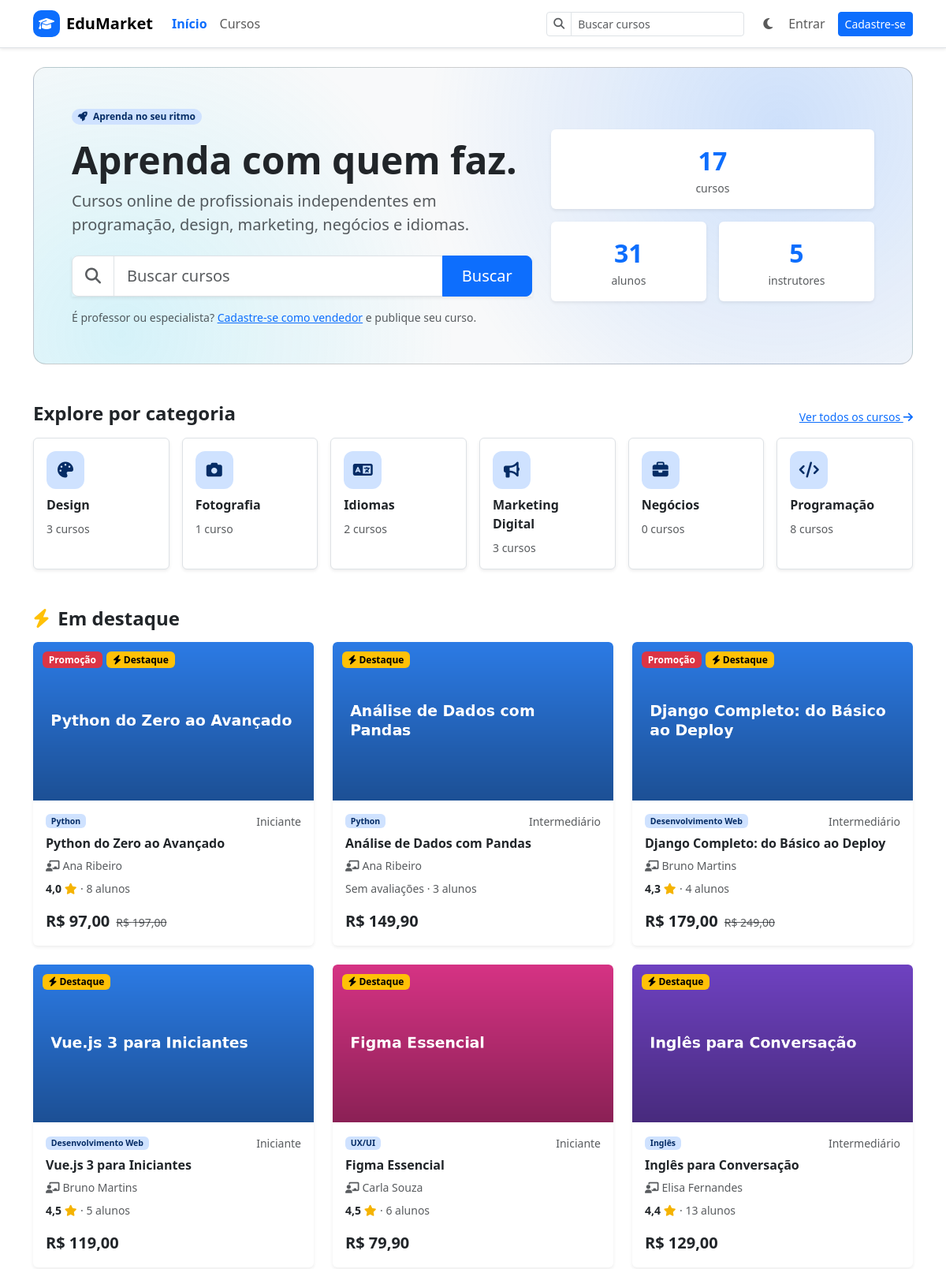
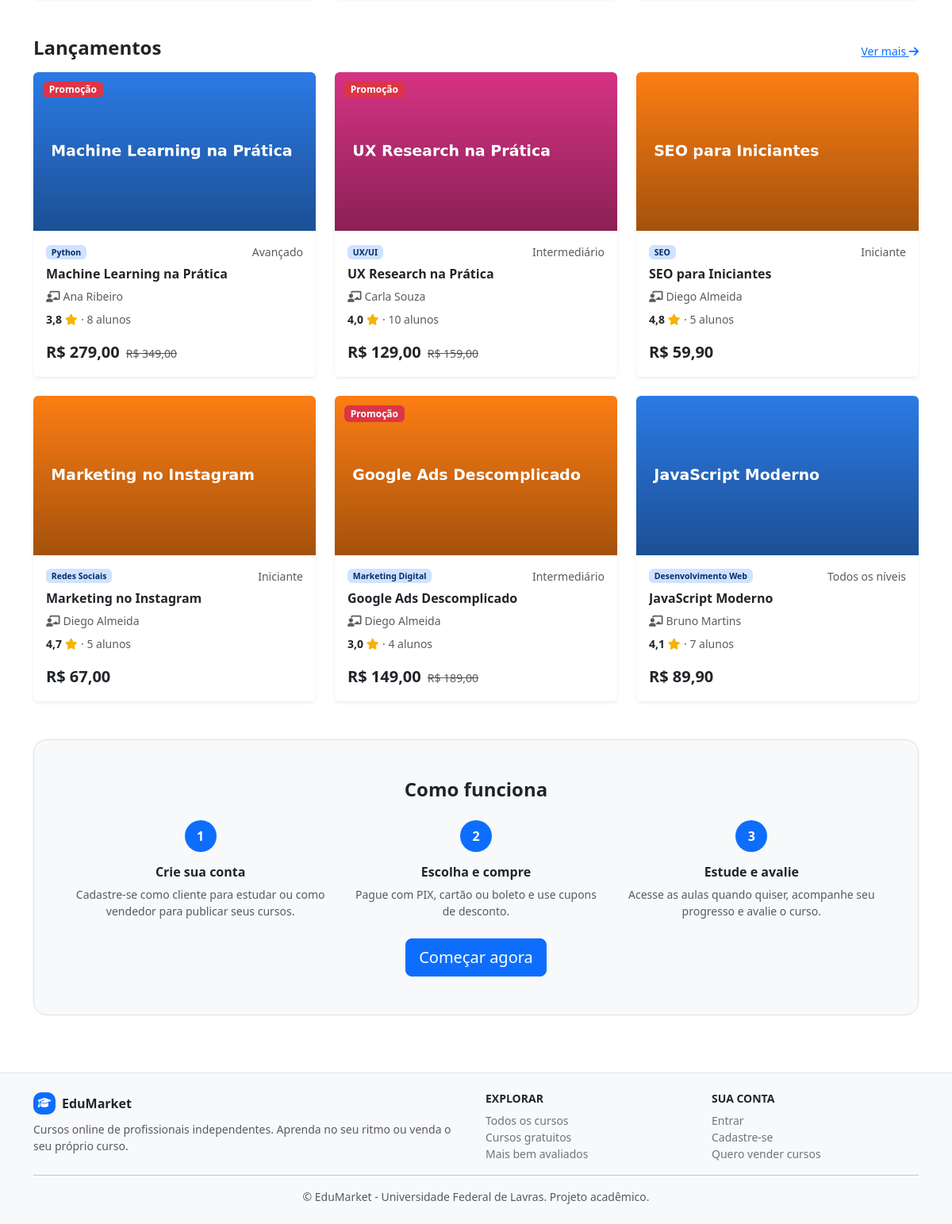
The page / on the database its author committed (2 pictures, top to bottom).
### cursos/models.py (models this page shows, shortened)
class Categoria(models.Model):
    nome = models.CharField(max_length=100, unique=True)
    slug = models.SlugField(max_length=120, unique=True, blank=True)
    descricao = models.TextField("descrição", blank=True)
    icone = models.CharField(max_length=50, blank=True,
                             help_text="Classe do Font Awesome. Ex.: fas fa-code")
    categoria_pai = models.ForeignKey("self", on_delete=models.SET_NULL, null=True, blank=True,
                                      related_name="subcategorias", verbose_name="categoria pai")
    ativa = models.BooleanField(default=True)
    class Meta:
        verbose_name = "categoria"
        verbose_name_plural = "categorias"
        ordering = ["nome"]

class Curso(models.Model):
    class Nivel(models.TextChoices):
        INICIANTE = "INICIANTE", "Iniciante"
        INTERMEDIARIO = "INTERMEDIARIO", "Intermediário"
        AVANCADO = "AVANCADO", "Avançado"
        TODOS = "TODOS", "Todos os níveis"
    class Idioma(models.TextChoices):
        PORTUGUES = "PT", "Português"
        INGLES = "EN", "Inglês"
        ESPANHOL = "ES", "Espanhol"
    class Status(models.TextChoices):
        RASCUNHO = "RASCUNHO", "Rascunho"
        EM_REVISAO = "EM_REVISAO", "Em revisão"
        PUBLICADO = "PUBLICADO", "Publicado"
        ARQUIVADO = "ARQUIVADO", "Arquivado"
    titulo = models.CharField("título", max_length=200)
    slug = models.SlugField(max_length=220, unique=True, blank=True)
    subtitulo = models.CharField("subtítulo", max_length=255, blank=True)
    descricao = models.TextField("descrição")
    objetivos = models.TextField("o que o aluno vai aprender", blank=True)
    requisitos = models.TextField(blank=True)
    vendedor = models.ForeignKey(User, on_delete=models.PROTECT, related_name="cursos_vendidos",
                                 limit_choices_to={"perfil__tipo": "VENDEDOR"})
    categoria = models.ForeignKey(Categoria, on_delete=models.PROTECT, related_name="cursos")
    tags = models.ManyToManyField(Tag, blank=True, related_name="cursos")
    nivel = models.CharField("nível", max_length=15, choices=Nivel.choices, default=Nivel.INICIANTE)
    idioma = models.CharField(max_length=2, choices=Idioma.choices, default=Idioma.PORTUGUES)
    preco = models.DecimalField("preço", max_digits=8, decimal_places=2,
                                validators=[MinValueValidator(Decimal("0.00"))])
    preco_promocional = models.DecimalField("preço promocional", max_digits=8, decimal_places=2,
                                            null=True, blank=True,
                                            validators=[MinValueValidator(Decimal("0.00"))])
    imagem = models.ImageField("imagem de capa", upload_to="cursos/", default="cursos/capa_padrao.png")
    video_apresentacao = models.URLField("vídeo de apresentação", blank=True)
    status = models.CharField(max_length=12, choices=Status.choices, default=Status.RASCUNHO)
    destaque = models.BooleanField(default=False, help_text="Exibir na página inicial.")
    emite_certificado = models.BooleanField("emite certificado", default=True)
    criado_em = models.DateTimeField(auto_now_add=True)
    atualizado_em = models.DateTimeField(auto_now=True)
    publicado_em = models.DateTimeField(null=True, blank=True)
    class Meta:
        verbose_name = "curso"
        verbose_name_plural = "cursos"
        ordering = ["-criado_em"]
    @property
    def preco_atual(self):
        if self.preco_promocional is not None:
            return self.preco_promocional
        return self.preco
    @property
    def em_promocao(self):
        return self.preco_promocional is not None
    @property
    def gratuito(self):
        return self.preco_atual == 0

### cursos/views.py (the view)
# urls.py: path('', PrincipalView.as_view(), name='principal'),
class PrincipalView(TemplateView):
    template_name = "principal.html"
    def get_context_data(self, **kwargs):
        context = super().get_context_data(**kwargs)
        destaques = list(cursos_publicados().filter(destaque=True)[:6])
        context["destaques"] = destaques
        context["recentes"] = (cursos_publicados().exclude(pk__in=[c.pk for c in destaques])
                               .order_by("-publicado_em")[:6])
        categorias = list(Categoria.objects.filter(ativa=True, categoria_pai__isnull=True))
        for categoria in categorias:
            categoria.qtd_cursos = Curso.objects.filter(
                Q(categoria=categoria) | Q(categoria__categoria_pai=categoria),
                status=Curso.Status.PUBLICADO).count()
        context["categorias"] = categorias
        publicados = Curso.objects.filter(status=Curso.Status.PUBLICADO)
        context["estatisticas"] = {
            "cursos": publicados.count(),
            "alunos": Matricula.objects.filter(ativa=True).values("aluno").distinct().count(),
            "vendedores": publicados.values("vendedor").distinct().count(),
        }
        return context

### cursos/templates/principal.html (shortened to what this page needs)
{% extends "base.html" %}
{% block conteudo %}
    <section class="hero rounded-4 p-4 p-md-5 mb-5">
        <div class="row align-items-center g-4">
            <div class="col-lg-7">
                <span class="badge rounded-pill bg-primary-subtle text-primary-emphasis mb-3"><i class="fas fa-rocket me-1"></i> Aprenda no seu ritmo</span>
                <h1 class="display-5 fw-bold">Aprenda com quem faz.</h1>
                <p class="lead text-body-secondary">Cursos online de profissionais independentes em programação, design, marketing, negócios e idiomas.</p>
                <form class="busca-hero mt-4" action="{% url 'cursos' %}" method="get" role="search">
                    <div class="input-group input-group-lg shadow-sm">
                        <span class="input-group-text bg-body d-none d-sm-flex"><i class="fas fa-search text-body-secondary"></i></span>
                        <input class="form-control" type="search" name="q" placeholder="Buscar cursos" aria-label="Buscar cursos">
                        <button class="btn btn-primary px-4" type="submit">Buscar</button>
                    </div>
                </form>
                {% if not user.is_authenticated %}
                    <p class="small text-body-secondary mt-3 mb-0">É professor ou especialista? <a href="{% url 'cadastro' %}">Cadastre-se como vendedor</a> e publique seu curso.</p>
                {% endif %}
            </div>
            <div class="col-lg-5">
                <div class="row g-3 text-center">
                    <div class="col-4 col-lg-12">
                        <div class="card border-0 shadow-sm h-100"><div class="card-body px-2 py-3">
                            <div class="fs-2 fw-bold text-primary">{{ estatisticas.cursos }}</div>
                            <div class="small text-body-secondary">cursos</div>
                        </div></div>
                    </div>
                    <div class="col-4 col-lg-6">
                        <div class="card border-0 shadow-sm h-100"><div class="card-body px-2 py-3">
                            <div class="fs-2 fw-bold text-primary">{{ estatisticas.alunos }}</div>
                            <div class="small text-body-secondary">alunos</div>
                        </div></div>
                    </div>
                    <div class="col-4 col-lg-6">
                        <div class="card border-0 shadow-sm h-100"><div class="card-body px-2 py-3">
                            <div class="fs-2 fw-bold text-primary">{{ estatisticas.vendedores }}</div>
                            <div class="small text-body-secondary">instrutores</div>
                        </div></div>
                    </div>
                </div>
            </div>
        </div>
    </section>
    <section class="mb-5">
        <div class="d-flex justify-content-between align-items-end mb-3">
            <h2 class="h4 fw-bold mb-0">Explore por categoria</h2>
            <a href="{% url 'cursos' %}" class="small">Ver todos os cursos <i class="fas fa-arrow-right"></i></a>
        </div>
        <div class="row row-cols-2 row-cols-md-3 row-cols-xl-6 g-3">
            {% for categoria in categorias %}
                <div class="col">
                    <a href="{% url 'cursos' %}?categoria={{ categoria.slug }}" class="card card-categoria h-100 text-decoration-none border shadow-sm">
                        <div class="card-body d-flex flex-column align-items-start gap-2">
                            <span class="icone-circulo"><i class="{{ categoria.icone|default:'fas fa-book' }}"></i></span>
                            <span class="fw-semibold text-body">{{ categoria.nome }}</span>
                            <span class="small text-body-secondary">{{ categoria.qtd_cursos }} curso{{ categoria.qtd_cursos|pluralize }}</span>
                        </div>
                    </a>
                </div>
            {% endfor %}
        </div>
    </section>
    {% if destaques %}
        <section class="mb-5">
            <h2 class="h4 fw-bold mb-3"><i class="fas fa-bolt text-warning me-1"></i> Em destaque</h2>
            <div class="row g-4">
                {% for curso in destaques %}{% include "_card_curso.html" %}{% endfor %}
            </div>
        </section>
    {% endif %}
    <section class="mb-5">
        <div class="d-flex justify-content-between align-items-end mb-3">
            <h2 class="h4 fw-bold mb-0">Lançamentos</h2>
            <a href="{% url 'cursos' %}?ordem=recentes" class="small">Ver mais <i class="fas fa-arrow-right"></i></a>
        </div>
        <div class="row g-4">
            {% for curso in recentes %}
                {% include "_card_curso.html" %}
            {% empty %}
                <div class="col-12"><div class="estado-vazio text-center p-5 text-body-secondary">Nenhum curso publicado ainda.</div></div>
            {% endfor %}
        </div>
    </section>
    <section class="bg-body-tertiary border rounded-4 p-4 p-md-5">
        <h2 class="h4 fw-bold text-center mb-4">Como funciona</h2>
        <div class="row g-4 text-center">
            <div class="col-md-4">
                <span class="passo-numero mb-3">1</span>
                <h3 class="h6 fw-bold">Crie sua conta</h3>
                <p class="small text-body-secondary mb-0">Cadastre-se como cliente para estudar ou como vendedor para publicar seus cursos.</p>
            </div>
            <div class="col-md-4">
                <span class="passo-numero mb-3">2</span>
                <h3 class="h6 fw-bold">Escolha e compre</h3>
                <p class="small text-body-secondary mb-0">Pague com PIX, cartão ou boleto e use cupons de desconto.</p>
            </div>
            <div class="col-md-4">
                <span class="passo-numero mb-3">3</span>
                <h3 class="h6 fw-bold">Estude e avalie</h3>
                <p class="small text-body-secondary mb-0">Acesse as aulas quando quiser, acompanhe seu progresso e avalie o curso.</p>
            </div>
        </div>
        {% if not user.is_authenticated %}
            <div class="text-center mt-4">
                <a href="{% url 'cadastro' %}" class="btn btn-primary btn-lg">Começar agora</a>
            </div>
        {% endif %}
    </section>
{% endblock %}

### cursos/templates/_card_curso.html (shortened to what this page needs)
<div class="col-sm-6 col-lg-4 {% if colunas_xl %}col-xl-3{% endif %}">
    <article class="card h-100 card-curso border-0 shadow-sm overflow-hidden">
        <div class="position-relative">
            <img src="{{ curso.imagem.url }}" class="card-img-top" alt="Capa do curso {{ curso.titulo }}" loading="lazy">
            <div class="selos">
                {% if curso.gratuito %}<span class="badge text-bg-success">Gratuito</span>
                {% elif curso.em_promocao %}<span class="badge text-bg-danger">Promoção</span>{% endif %}
                {% if curso.destaque %}<span class="badge text-bg-warning"><i class="fas fa-bolt"></i> Destaque</span>{% endif %}
            </div>
        </div>
        <div class="card-body d-flex flex-column">
            <div class="d-flex flex-wrap justify-content-between align-items-center gap-1 mb-2 small">
                <span class="badge bg-primary-subtle text-primary-emphasis">{{ curso.categoria.nome }}</span>
                <span class="text-body-secondary text-nowrap">{{ curso.get_nivel_display }}</span>
            </div>
            <h3 class="card-title h6 fw-semibold">
                <a href="{% url 'curso_detalhes' curso.slug %}" class="stretched-link text-body text-decoration-none">{{ curso.titulo }}</a>
            </h3>
            <p class="card-text small text-body-secondary mb-2">
                <i class="fas fa-chalkboard-teacher me-1"></i>{{ curso.vendedor.get_full_name|default:curso.vendedor.username }}
            </p>
            <div class="small mb-3">
                {% if curso.media_nota %}
                    <b>{{ curso.media_nota|floatformat:1 }}</b> <span class="estrelas"><i class="fas fa-star"></i></span>
                {% else %}
                    <span class="text-body-secondary">Sem avaliações</span>
                {% endif %}
                <span class="text-body-secondary">· {{ curso.n_alunos }} aluno{{ curso.n_alunos|pluralize }}</span>
            </div>
            <div class="mt-auto d-flex align-items-baseline gap-2">
                {% if curso.gratuito %}
                    <span class="fs-5 fw-bold text-success">Gratuito</span>
                {% else %}
                    <span class="fs-5 fw-bold">R$ {{ curso.preco_atual }}</span>
                    {% if curso.em_promocao %}<s class="small text-body-secondary">R$ {{ curso.preco }}</s>{% endif %}
                {% endif %}
            </div>
        </div>
    </article>
</div>

### rows shown on the page
Categoria: nome "Design", qtd_cursos "3"
Categoria: nome "Fotografia", qtd_cursos "1"
Categoria: nome "Idiomas", qtd_cursos "2"
Categoria: nome "Marketing Digital", qtd_cursos "3"
Categoria: nome "Negócios", qtd_cursos "0"
Categoria: nome "Programação", qtd_cursos "8"
Curso: imagem (picture), shows "Promoção", destaque True (drawn), categoria.nome "Python", nivel "Iniciante", titulo "Python do Zero ao Avançado", vendedor.get_full_name "Ana Ribeiro", media_nota "4,0", n_alunos "8", preco_atual "97,00", preco "197,00"
Curso: imagem (picture), destaque True (drawn), categoria.nome "Python", nivel "Intermediário", titulo "Análise de Dados com Pandas", vendedor.get_full_name "Ana Ribeiro", shows "Sem avaliações", n_alunos "3", preco_atual "149,90"
Curso: imagem (picture), shows "Promoção", destaque True (drawn), categoria.nome "Desenvolvimento Web", nivel "Intermediário", titulo "Django Completo: do Básico ao Deploy", vendedor.get_full_name "Bruno Martins", media_nota "4,3", n_alunos "4", preco_atual "179,00", preco "249,00"
Curso: imagem (picture), destaque True (drawn), categoria.nome "Desenvolvimento Web", nivel "Iniciante", titulo "Vue.js 3 para Iniciantes", vendedor.get_full_name "Bruno Martins", media_nota "4,5", n_alunos "5", preco_atual "119,00"
Curso: imagem (picture), destaque True (drawn), categoria.nome "UX/UI", nivel "Iniciante", titulo "Figma Essencial", vendedor.get_full_name "Carla Souza", media_nota "4,5", n_alunos "6", preco_atual "79,90"
Curso: imagem (picture), destaque True (drawn), categoria.nome "Inglês", nivel "Intermediário", titulo "Inglês para Conversação", vendedor.get_full_name "Elisa Fernandes", media_nota "4,4", n_alunos "13", preco_atual "129,00"
Curso: imagem (picture), shows "Promoção", categoria.nome "Python", nivel "Avançado", titulo "Machine Learning na Prática", vendedor.get_full_name "Ana Ribeiro", media_nota "3,8", n_alunos "8", preco_atual "279,00", preco "349,00"
Curso: imagem (picture), shows "Promoção", categoria.nome "UX/UI", nivel "Intermediário", titulo "UX Research na Prática", vendedor.get_full_name "Carla Souza", media_nota "4,0", n_alunos "10", preco_atual "129,00", preco "159,00"
Curso: imagem (picture), categoria.nome "SEO", nivel "Iniciante", titulo "SEO para Iniciantes", vendedor.get_full_name "Diego Almeida", media_nota "4,8", n_alunos "5", preco_atual "59,90"
Curso: imagem (picture), categoria.nome "Redes Sociais", nivel "Iniciante", titulo "Marketing no Instagram", vendedor.get_full_name "Diego Almeida", media_nota "4,7", n_alunos "5", preco_atual "67,00"
Curso: imagem (picture), shows "Promoção", categoria.nome "Marketing Digital", nivel "Intermediário", titulo "Google Ads Descomplicado", vendedor.get_full_name "Diego Almeida", media_nota "3,0", n_alunos "4", preco_atual "149,00", preco "189,00"
Curso: imagem (picture), categoria.nome "Desenvolvimento Web", nivel "Todos os níveis", titulo "JavaScript Moderno", vendedor.get_full_name "Bruno Martins", media_nota "4,1", n_alunos "7", preco_atual "89,90"

### other values the page prints
{{ estatisticas.cursos }} "17"
{{ estatisticas.alunos }} "31"
{{ estatisticas.vendedores }} "5"
